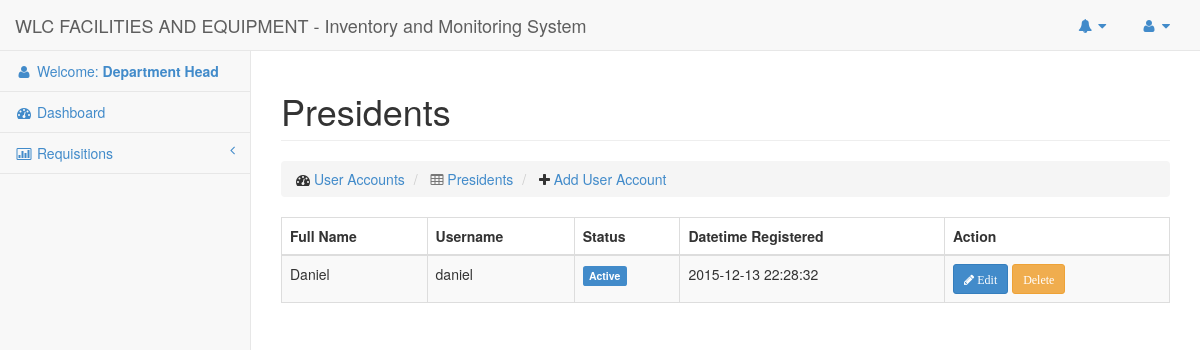
The app's page /Pages/Users/Presidents/listing.php (signed in) with its own data.
### tables this page shows
CREATE TABLE `users` (
  `id` int(50) NOT NULL AUTO_INCREMENT,
  `email` varchar(100) NOT NULL,
  `password` varchar(100) NOT NULL,
  `lastname` varchar(100) NOT NULL,
  `firstname` varchar(100) NOT NULL,
  `middlename` varchar(50) NOT NULL,
  `status` enum('Active','Inactive','Deleted') NOT NULL,
  `type` varchar(30) NOT NULL,
  `datetime_added` datetime NOT NULL,
  `datetime_updated` varchar(45) NOT NULL,
  `datetime_deleted` varchar(45) NOT NULL,
  `department_id` int(11) NOT NULL,
  PRIMARY KEY (`id`),
  UNIQUE KEY `user_id` (`id`),
  UNIQUE KEY `user_id_2` (`id`),
  UNIQUE KEY `user_id_3` (`id`)
);

### Config/DbConnection.php (called while the page is built, shortened)
<?php
Class DbConnection{
	private static $_instance;
	public static function connect() {
		if(!self::$_instance) {
			self::$_instance = new self();
		}
		return self::$_instance;
	}
	private function __construct() {
		$this->_connection = new mysqli(Constant::DB_HOST, Constant::DB_USER,
			Constant::DB_PASS, Constant::DB_NAME);
	}
	public function getConnection() {
		return $this->_connection;
	}
}

### Repositories/Base.php (called while the page is built, shortened)
<?php
Class Base {
	public $connection = '';
	public function __construct()
	{
		$this->connection = DbConnection::connect()->getConnection();
	}
	public function getAll($columns = null, $where = null)
	{
		$sql = '';
		if ($columns) {
			$sql = 'SELECT '.implode(',', $columns).' FROM '.$this->table;
			if ($where) {
				$whereClause = [];
				$sql .= ' WHERE ';
				foreach ($where as $column => $value) {
					$whereClause[] = "`$this->table`.`$column`='$value'";
				}
				$sql .= ' '.implode(',', $whereClause);
			}
		} else {
			$sql = 'SELECT * FROM '.$this->table;
		}
		$data = $this->connection->query($sql);
		return $data;
	}
}
?>

### Pages/Users/Presidents/listing.php (the view, shortened to what this page needs)
<?php
$userObj = new User();
?>
  <div class="row">
      <div class="col-lg-12">
          <h1 class="page-header">Presidents</h1>
          <ol class="breadcrumb">
              <li>
                  <i class="fa fa-dashboard"></i>  <a href="#">User Accounts</a>
              </li>
              <li class='active'>
                  <i class="fa fa-table"></i>  <a href="#">Presidents</a>
              </li>
              <li>
                  <i class="fa fa-plus"></i>  <a href="#">Add User Account</a>
              </li>
          </ol>
      </div>
  </div>
  <div class="row">
    <div class="col-md-12">
      <div class="table-responsive">
        <?php
            $result = $userObj->getAll([
                'email',
                'firstname',
                'middlename',
                'lastname',
                'status',
                'datetime_added'
              ], [
                'type' => Constant::USER_PRESIDENT
              ]);
        ?>
        <table class="table table-striped table-hover table-bordered">
          <thead>
              <tr id='th'>
                <th> Full Name </th>
                <th> Username </th>
                <th> Status </th>
                <th> Datetime Registered </th>
                <th> Action </th>
              </tr>
          </thead>
          <tbody>
            <?php if ($result && 0 != $result->num_rows) { ?>
                <?php  while ($user = $result->fetch_assoc()) { ?>
                  <tr>
                    <td><?php echo $user['firstname']; ?></td>
                    <td><?php echo $user['email']; ?></td>
                    <td><?php echo UserUtility::formatStatus($user['status']); ?></td>
                    <td><?php echo $user['datetime_added']; ?></td>
                    <td>
                        <a href="#" class='btn btn-sm btn-primary'>
                          <i class='fa fa-pencil'> Edit</i>
                        </a>
                        <a href="#" class='btn btn-sm btn-warning'>
                          <i class='fa fa-delete'>Delete</i>
                        </a>
                    </td>
                  </tr>
                <?php } ?>
            <?php } ?>
          </tbody>
        </table>
      </div>
    </div>
  </div>

### Utilities/UserUtility.php (shortened to what this page needs)
<?php
class UserUtility
{
	public static function formatStatus($status)
	{
		if ($status == Constant::USER_ACTIVE) {
			return '<label class="label label-primary">Active</label>';
		} else if ($status == Constant::USER_DELETED) {
			return '<label class="label label-danger">Deleted</label>';
		}
	}
}

### css/sb-admin-2.css (style rules this page uses)
body { background-color: #f8f8f8; }

### records on screen
users: firstname "Daniel", email "daniel", status "Active", datetime_added "2015-12-13 22:28:32"

### other values on screen
$_SESSION['type'] "Department Head"
